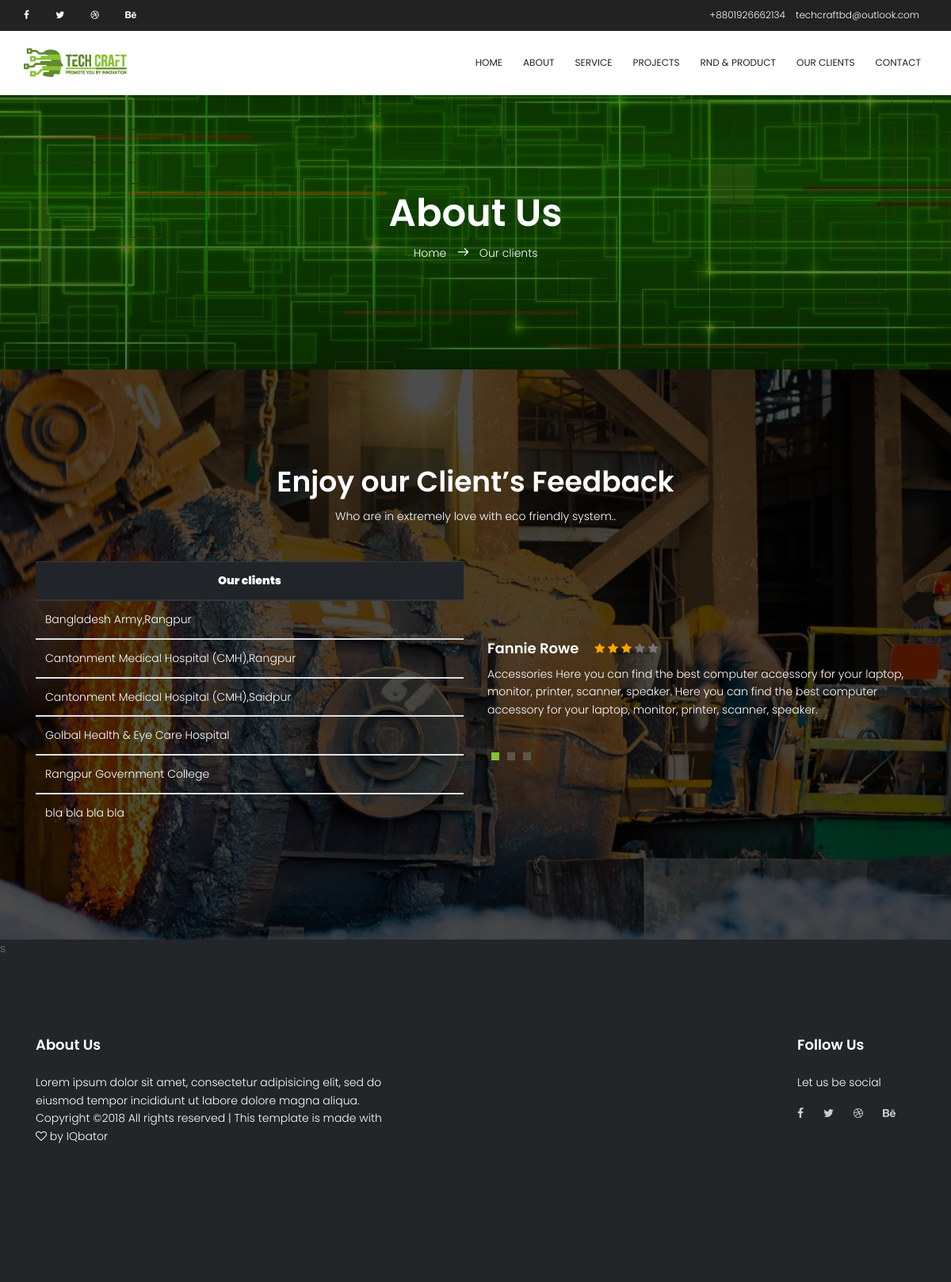
/clients.php, run on the app's committed database.
### tables this page shows
CREATE TABLE `clients` (
  `id` int(11) NOT NULL,
  `clients_name` varchar(500) NOT NULL
);

### clients.php (the view, shortened to what this page needs)
<?php
require_once ("config.php");
 ?>
	<!DOCTYPE html>
	<html lang="zxx" class="no-js">
	<head>
			<link rel="stylesheet" href="css/linearicons.css">
			<link rel="stylesheet" href="css/font-awesome.min.css">
			<link rel="stylesheet" href="css/bootstrap.css">
			<link rel="stylesheet" href="css/magnific-popup.css">
			<link rel="stylesheet" href="css/nice-select.css">
			<link rel="stylesheet" href="css/hexagons.min.css">
			<link rel="stylesheet" href="css/animate.min.css">
			<link rel="stylesheet" href="css/owl.carousel.css">
			<link rel="stylesheet" href="css/main.css">
		</head>
		<body>
			  <header id="header" id="home">
		  		<div class="header-top">
		  			<div class="container">
				  		<div class="row">
				  			<div class="col-lg-6 col-sm-6 col-4 header-top-left no-padding">
				  				<ul>
									<li><a href="https://www.facebook.com/rumon.s2134/"><i class="fa fa-facebook"></i></a></li>
									<li><a href="#"><i class="fa fa-twitter"></i></a></li>
									<li><a href="#"><i class="fa fa-dribbble"></i></a></li>
									<li><a href="#"><i class="fa fa-behance"></i></a></li>
				  				</ul>
				  			</div>
				  			<div class="col-lg-6 col-sm-6 col-8 header-top-right no-padding">
				  				<a href="tel:+8801926662134">+8801926662134</a>
				  				<a href="techcraftbd@outlook.com">techcraftbd@outlook.com</a>
				  			</div>
				  		</div>
		  			</div>
				</div>
			    <div class="container main-menu">
			    	<div class="row align-items-center justify-content-between d-flex">
				      <div id="logo">
				        <a href="index.php"><img src="img/logo.png" alt="" title="" /></a>
				      </div>
				      <nav id="nav-menu-container">
				        <ul class="nav-menu">
				          <li class="menu-active"><a href="index.php">Home</a></li>
				          <li><a href="about.php">About</a></li>
				          <li><a href="services.php">Service</a></li>
				          <li><a href="projects.php">Projects</a></li>
                   <li><a href="product.php">RnD & Product</a></li>
                   <li><a href="clients.php">Our clients</a></li>
				          <li><a href="contact.php">Contact</a></li>
				        </ul>
				      </nav>
			    	</div>
			    </div>
			  </header>
			<section class="banner-area relative" id="home">
				<div class="overlay overlay-bg"></div>
				<div class="container">
					<div class="row d-flex align-items-center justify-content-center">
						<div class="about-content col-lg-12">
							<h1 class="text-white">
								About Us
							</h1>
							<p class="text-white link-nav"><a href="index.php">Home </a>  <span class="lnr lnr-arrow-right"></span>  <a href="clients.php"> Our clients</a></p>
						</div>
					</div>
				</div>
			</section>
      <section class="feedback-area section-gap relative" id="feedback">
        <div class="overlay overlay-bg"></div>
        <div class="container">
          <div class="row justify-content-center">
            <div class="col-md-12 pb-30 header-text text-center">
              <h1 class="mb-10 text-white">Enjoy our Client’s Feedback</h1>
              <p class="text-white">
                Who are in extremely love with eco friendly system..
              </p>
            </div>
          </div>
          <div class="row feedback-contents justify-content-center align-items-center">
            <div class="col-lg-6 relative d-flex justify-content-center align-items-center">
              <table class="table"  >
                <thead class="thead-dark">
                  <tr>
                <h2><th class="text-center"><strong> Our clients<strong> </th></h2>
                  </tr>
                </thead>
              <?php
          $query = "SELECT * FROM clients ORDER BY id ASC";
          $result = mysqli_query($connection,$query);
          if(mysqli_num_rows($result) > 0)
          {
          while($row = mysqli_fetch_array($result))
          {
          ?>
                <tbody>
                  <tr style="color:white;">
                  <td><?php echo $row["clients_name"]; ?></td>
                  </tr>
                </tbody>
                <?php
        }
      }
       ?>
              </table>
                  </div>
            <div class="col-lg-6 feedback-right">
              <div class="active-review-carusel">
                <div class="single-feedback-carusel">
                  <div class="title d-flex flex-row">
                    <h4 class="text-white pb-10">Fannie Rowe</h4>
                    <div class="star">
                      <span class="fa fa-star checked"></span>
                      <span class="fa fa-star checked"></span>
                      <span class="fa fa-star checked"></span>
                      <span class="fa fa-star"></span>
                      <span class="fa fa-star"></span>
                    </div>
                  </div>
                  <p class="text-white">
                    Accessories Here you can find the best computer accessory for your laptop, monitor, printer, scanner, speaker. Here you can find the best computer accessory for your laptop, monitor, printer, scanner, speaker.
                  </p>
                </div>
              </div>
            </div>
          </div>
        </div>
      </section>
s
      			<footer class="footer-area section-gap bg-success text-black">
      				<div class="container">
      					<div class="row">
      						<div class="col-lg-5 col-md-6 col-sm-6">
      							<div class="single-footer-widget">
      								<h6>About Us</h6>
      								<p style="color : white">
      									Lorem ipsum dolor sit amet, consectetur adipisicing elit, sed do eiusmod tempor incididunt ut labore dolore magna aliqua.
      									Copyright &copy;<script>document.write(new Date().getFullYear());</script> All rights reserved | This template is made with <i class="fa fa-heart-o" aria-hidden="true"></i> by <a>IQbator</a>
      								</p>
      								<p class="footer-text">
      								</p>
      							</div>
      						</div>
      						<div class="col-lg-7 col-md-6 col-sm-6 social-widget" >
      							<div class="single-footer-widget" style="color : white;float: right">
      								<h6>Follow Us</h6>
      								<p style="color : white;">Let us be social</p>
      								<div class="footer-social d-flex align-items-center">
      									<a href="https://www.facebook.com/rumon.s2134/"><i class="fa fa-facebook"></i></a>
      									<a href="#"><i class="fa fa-twitter"></i></a>
      									<a href="#"><i class="fa fa-dribbble"></i></a>
      									<a href="#"><i class="fa fa-behance"></i></a>
      								</div>
      							</div>
      						</div>
      					</div>
      				</div>
      			</footer>
		</body>
	</html>

### css/main.css (style rules this page uses)
body { color: #777777; font-family: "Poppins", sans-serif; font-size: 14px; font-weight: 300; line-height: 1.625em; position: relative; }
ol, ul { margin: 0; padding: 0; list-style: none; }
a { -webkit-transition: all 0.3s ease 0s; -moz-transition: all 0.3s ease 0s; -o-transition: all 0.3s ease 0s; transition: all 0.3s ease 0s; }
a, a:focus, a:hover { text-decoration: none; outline: 0; }
h1, h2, h3, h4, h5, h6 { font-family: "Poppins", sans-serif; color: #222222; line-height: 1.2em !important; margin-bottom: 0; margin-top: 0; font-weight: 600; }
h1, .h1 { font-size: 36px; }
h2, .h2 { font-size: 30px; }
h4, .h4 { font-size: 18px; }
h6, .h6 { font-size: 14px; color: #222222; }
td, th { border-radius: 0px; }
.mb-10 { margin-bottom: 10px; }
.pb-10 { padding-bottom: 10px; }
.pb-30 { padding-bottom: 30px; }
.text-white { color: #fff; }
.text-black { color: #000; }
.text-center { text-align: center; }
.relative { position: relative; }
.overlay { position: absolute; left: 0; right: 0; top: 0; bottom: 0; }
.no-padding { padding: 0; }
h1 { font-size: 36px; }
h2 { font-size: 30px; }
h4 { font-size: 18px; }
h6 { font-size: 14px; }
h1, h2, h3, h4, h5, h6 { line-height: 1.5em; }
.header-top { font-size: 12px; padding: 8px; background-color: #222222; }
.header-top a { color: #fff; }
.header-top ul li { display: inline-block; margin-right: 30px; }
.header-top .header-top-left i { -webkit-transition: all 0.3s ease 0s; -moz-transition: all 0.3s ease 0s; -o-transition: all 0.3s ease 0s; transition: all 0.3s ease 0s; }
.header-top .header-top-right { text-align: right; }
.header-top .header-top-right a { margin-right: 10px; }
.main-menu { padding-top: 20px; }
#header { padding: 0px 0px 20px 0px; position: fixed; left: 0; top: 0; right: 0; transition: all 0.5s; z-index: 997; background: #fff !important; }
#header #logo img { padding: 0; margin: 0; }
.nav-menu, .nav-menu * { margin: 0; padding: 0; list-style: none; }
.nav-menu li { position: relative; white-space: nowrap; }
.nav-menu > li { float: left; }
#nav-menu-container { margin: 0; }
.nav-menu a { padding: 0 8px 0px 8px; text-decoration: none; display: inline-block; color: #222; font-weight: 400; font-size: 12px; text-transform: uppercase; outline: none; }
.nav-menu > li { margin-left: 10px; }
#mobile-nav { position: fixed; top: 0; padding-top: 18px; bottom: 0; z-index: 998; background: rgba(0, 0, 0, 0.8); left: -260px; width: 260px; overflow-y: auto; transition: 0.4s; }
#mobile-nav ul { padding: 0; margin: 0; list-style: none; }
#mobile-nav ul li { position: relative; }
#mobile-nav ul li a { color: #fff; font-size: 13px; text-transform: uppercase; overflow: hidden; padding: 10px 22px 10px 15px; position: relative; text-decoration: none; width: 100%; display: block; outline: none; font-weight: 700; }
.section-gap { padding: 120px 0; }
.banner-area { background: url(../img/green_tech.jpg) center; background-size: cover; }
.banner-area .overlay { background: #000; opacity: .5; }
.feedback-area { background: url(../img/feedback-bg.jpg) center; background-size: cover; }
.overlay-bg { background-color: #000; opacity: .7; }
.feedback-right .star { margin-left: 20px; }
.feedback-right .star .checked { color: orange; }
.footer-area { padding-top: 100px; background-color: #04091e; }
.footer-area h6 { color: #fff; margin-bottom: 25px; font-size: 18px; font-weight: 600; }
.footer-social a { padding-right: 25px; -webkit-transition: all 0.3s ease 0s; -moz-transition: all 0.3s ease 0s; -o-transition: all 0.3s ease 0s; transition: all 0.3s ease 0s; }
.footer-social i { color: #cccccc; -webkit-transition: all 0.3s ease 0s; -moz-transition: all 0.3s ease 0s; -o-transition: all 0.3s ease 0s; transition: all 0.3s ease 0s; }
.footer-text { padding-top: 20px; }
.link-nav { margin-top: 10px; }
.about-content { margin-top: 120px; padding: 120px 0px; text-align: center; }
.about-content h1 { font-size: 48px; font-weight: 600; }
.about-content a { color: #fff; font-weight: 300; font-size: 14px; }
.about-content .lnr { margin: 0px 10px; font-weight: 600; }

### data on the page
clients: clients_name "Bangladesh Army,Rangpur"
clients: clients_name "Cantonment Medical Hospital (CMH),Rangpur"
clients: clients_name "Cantonment Medical Hospital (CMH),Saidpur"
clients: clients_name "Golbal Health & Eye Care Hospital"
clients: clients_name "Rangpur Government College"
clients: clients_name "bla bla bla bla"
